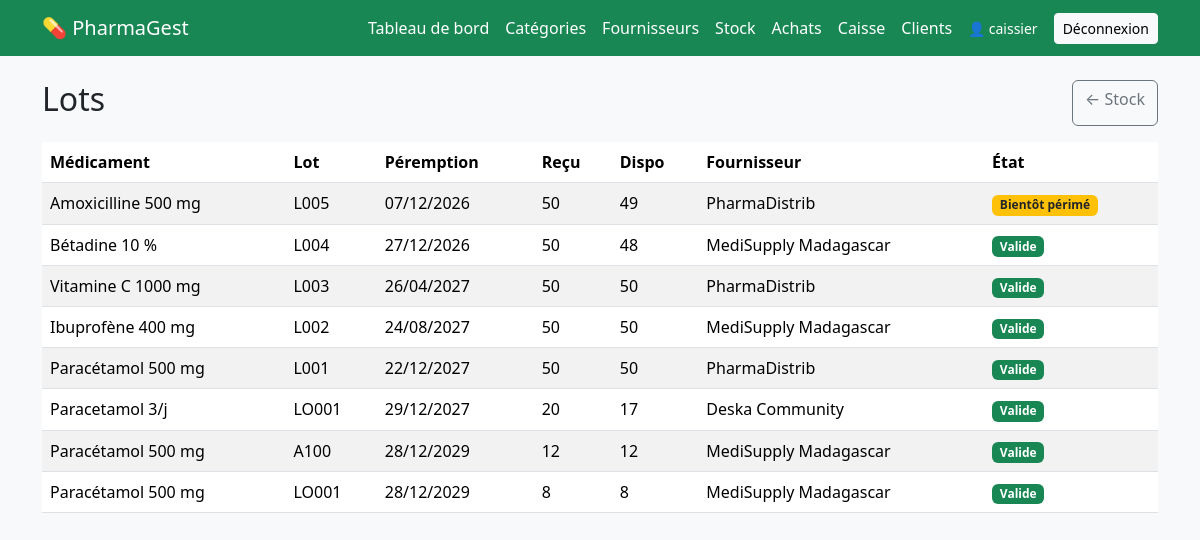
Page /stock/lots/ (signed in) on the committed database.
### stock/models.py (models this page shows, shortened)
class LotStock(models.Model):
    medicament = models.ForeignKey(
        "medicaments.Medicament", on_delete=models.PROTECT, related_name="lots"
    )
    fournisseur = models.ForeignKey(
        "fournisseurs.Fournisseur", on_delete=models.SET_NULL,
        null=True, blank=True, related_name="lots",
    )
    numero_lot = models.CharField(max_length=50)
    date_peremption = models.DateField()
    quantite_recue = models.PositiveIntegerField(validators=[MinValueValidator(1)])
    quantite = models.PositiveIntegerField(help_text="Quantité disponible")
    bloque = models.BooleanField(default=False)
    date_reception = models.DateTimeField(auto_now_add=True)
    class Meta:
        ordering = ["date_peremption"]  # FEFO : le plus proche de la péremption d'abord
        constraints = [
            models.UniqueConstraint(
                fields=["medicament", "numero_lot"], name="lot_unique_par_medicament"
            )
        ]
    @property
    def est_perime(self):
        return self.date_peremption < timezone.localdate()
    @property
    def proche_peremption(self):
        today = timezone.localdate()
        return today <= self.date_peremption <= today + timezone.timedelta(days=30)

### medicaments/models.py (models this page shows)
class Medicament(models.Model):
    FORMES = [
        ("comprime", "Comprimé"),
        ("gelule", "Gélule"),
        ("sirop", "Sirop"),
        ("injectable", "Injectable"),
        ("pommade", "Pommade"),
        ("autre", "Autre"),
    ]
    nom_commercial = models.CharField(max_length=150)
    denomination_generique = models.CharField(max_length=150, blank=True)
    categorie = models.ForeignKey(
        Categorie, on_delete=models.PROTECT, related_name="medicaments"
    )
    forme = models.CharField(max_length=20, choices=FORMES, default="comprime")
    dosage = models.CharField(max_length=50, blank=True, help_text="Ex : 500 mg")
    laboratoire = models.CharField(max_length=150, blank=True)
    code_barres = models.CharField(max_length=50, unique=True, null=True, blank=True)
    photo = models.ImageField(upload_to="medicaments/", null=True, blank=True)
    prix_achat = models.DecimalField(
        max_digits=10, decimal_places=2, validators=[MinValueValidator(0)]
    )
    prix_vente = models.DecimalField(
        max_digits=10, decimal_places=2, validators=[MinValueValidator(0)]
    )
    seuil_alerte = models.PositiveIntegerField(default=10)
    actif = models.BooleanField(default=True)  # False = archivé
    date_creation = models.DateTimeField(auto_now_add=True)
    class Meta:
        ordering = ["nom_commercial"]
    def __str__(self):
        return f"{self.nom_commercial} {self.dosage}".strip()

### fournisseurs/models.py (models this page shows)
class Fournisseur(models.Model):
    nom = models.CharField("Nom / raison sociale", max_length=150)
    adresse = models.CharField(max_length=255, blank=True)
    telephone = models.CharField(max_length=30, blank=True)
    email = models.EmailField(blank=True)
    numero_fiscal = models.CharField("Numéro fiscal (NIF/STAT)", max_length=50, blank=True)
    contact_principal = models.CharField(max_length=100, blank=True)
    actif = models.BooleanField(default=True)
    date_creation = models.DateTimeField(auto_now_add=True)
    class Meta:
        ordering = ["nom"]
    def __str__(self):
        return self.nom

### stock/views.py (the view)
# urls.py: path("lots/", views.liste_lots, name="stock_lots"),
def liste_lots(request):
    lots = LotStock.objects.select_related("medicament", "fournisseur")
    return render(request, "stock/lots.html", {"lots": lots})

### templates/stock/lots.html
{% extends "base.html" %}
{% block content %}
<div class="d-flex justify-content-between mb-3">
  <h2>Lots</h2>
  <a href="{% url 'stock_apercu' %}" class="btn btn-outline-secondary">← Stock</a>
</div>
<table class="table table-striped bg-white">
  <thead><tr><th>Médicament</th><th>Lot</th><th>Péremption</th><th>Reçu</th><th>Dispo</th><th>Fournisseur</th><th>État</th></tr></thead>
  <tbody>
  {% for l in lots %}
    <tr>
      <td>{{ l.medicament }}</td>
      <td>{{ l.numero_lot }}</td>
      <td>{{ l.date_peremption|date:"d/m/Y" }}</td>
      <td>{{ l.quantite_recue }}</td>
      <td>{{ l.quantite }}</td>
      <td>{{ l.fournisseur|default:"—" }}</td>
      <td>
        {% if l.bloque %}<span class="badge bg-secondary">Bloqué</span>
        {% elif l.est_perime %}<span class="badge bg-danger">Périmé</span>
        {% elif l.proche_peremption %}<span class="badge bg-warning text-dark">Bientôt périmé</span>
        {% else %}<span class="badge bg-success">Valide</span>{% endif %}
      </td>
    </tr>
  {% empty %}
    <tr><td colspan="7" class="text-center">Aucun lot.</td></tr>
  {% endfor %}
  </tbody>
</table>
{% endblock %}

### templates/base.html (shortened to what this page needs)
<!DOCTYPE html>
<html lang="fr">
<head>
  <link href="https://cdn.jsdelivr.net/npm/bootstrap@5.3.3/dist/css/bootstrap.min.css" rel="stylesheet">
</head>
<body class="bg-light">
<nav class="navbar navbar-dark bg-success mb-4">
  <div class="container">
    <a class="navbar-brand" href="{% url 'medicament_liste' %}">💊 PharmaGest</a>
    <div class="d-flex gap-3 align-items-center flex-wrap">
      <a class="nav-link text-white" href="{% url 'dashboard' %}">Tableau de bord</a>
      <a class="nav-link text-white" href="{% url 'categorie_liste' %}">Catégories</a>
      <a class="nav-link text-white" href="{% url 'fournisseur_liste' %}">Fournisseurs</a>
      <a class="nav-link text-white" href="{% url 'stock_apercu' %}">Stock</a>
      <a class="nav-link text-white" href="{% url 'achat_liste' %}">Achats</a>
      <a class="nav-link text-white" href="{% url 'caisse' %}">Caisse</a>
      <a class="nav-link text-white" href="{% url 'client_liste' %}">Clients</a>
      {% if user.is_authenticated %}
        <span class="text-white small">👤 {{ user.username }}</span>
        <form method="post" action="{% url 'logout' %}" class="m-0">
          <button class="btn btn-light btn-sm">Déconnexion</button>
        </form>
      {% endif %}
    </div>
  </div>
</nav>
<div class="container">
  {% block content %}{% endblock %}
</div>
</body>
</html>

### rows in the picture
LotStock: medicament "Amoxicilline 500 mg", numero_lot "L005", date_peremption "07/12/2026", quantite_recue "50", quantite "49", fournisseur "PharmaDistrib", bloque "Bientôt périmé"
LotStock: medicament "Bétadine 10 %", numero_lot "L004", date_peremption "27/12/2026", quantite_recue "50", quantite "48", fournisseur "MediSupply Madagascar", bloque "Valide"
LotStock: medicament "Vitamine C 1000 mg", numero_lot "L003", date_peremption "26/04/2027", quantite_recue "50", quantite "50", fournisseur "PharmaDistrib", bloque "Valide"
LotStock: medicament "Ibuprofène 400 mg", numero_lot "L002", date_peremption "24/08/2027", quantite_recue "50", quantite "50", fournisseur "MediSupply Madagascar", bloque "Valide"
LotStock: medicament "Paracétamol 500 mg", numero_lot "L001", date_peremption "22/12/2027", quantite_recue "50", quantite "50", fournisseur "PharmaDistrib", bloque "Valide"
LotStock: medicament "Paracetamol 3/j", numero_lot "LO001", date_peremption "29/12/2027", quantite_recue "20", quantite "17", fournisseur "Deska Community", bloque "Valide"
LotStock: medicament "Paracétamol 500 mg", numero_lot "A100", date_peremption "28/12/2029", quantite_recue "12", quantite "12", fournisseur "MediSupply Madagascar", bloque "Valide"
LotStock: medicament "Paracétamol 500 mg", numero_lot "LO001", date_peremption "28/12/2029", quantite_recue "8", quantite "8", fournisseur "MediSupply Madagascar", bloque "Valide"

### other values in the picture
{{ user.username }} "caissier"
